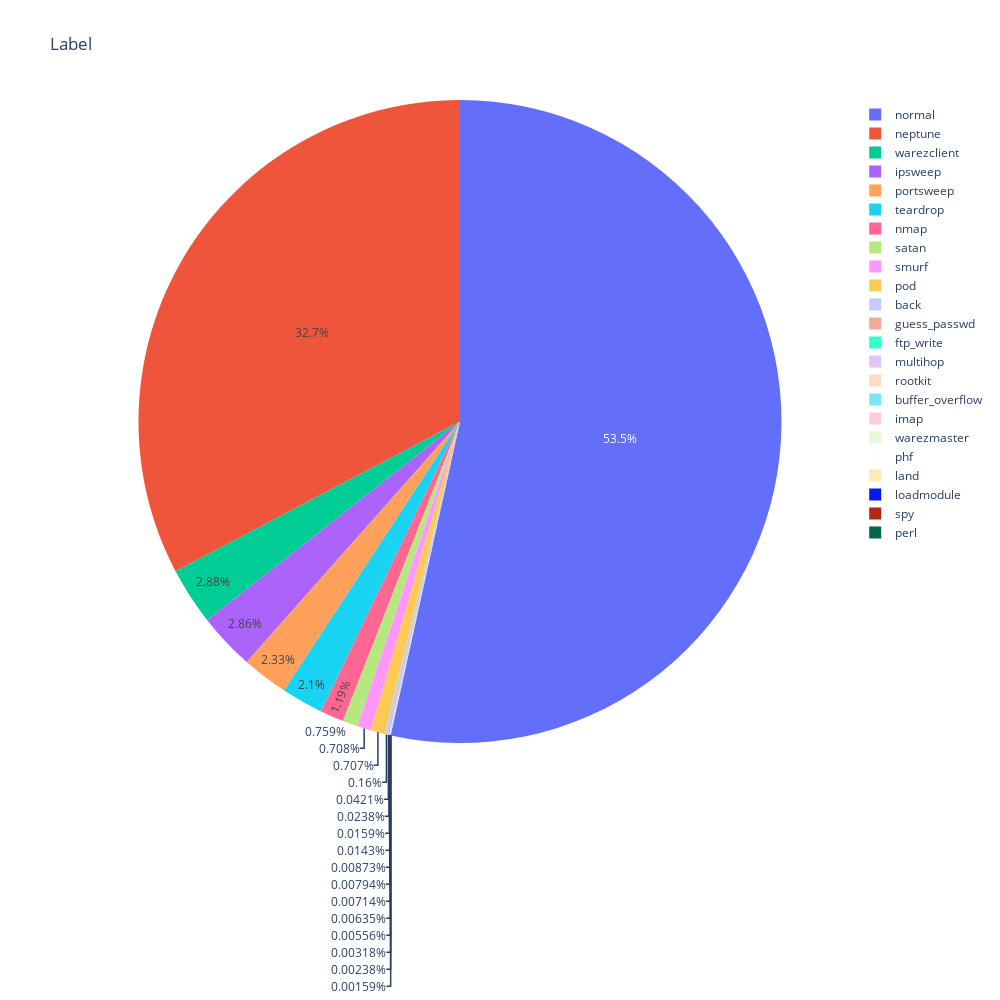

The code cell stored with this chart in its notebook:
### Markdown cell above
### Label

### Code cell
# Distribution of attack labels 
fig = px.pie(train_data, values=train_data['label'].value_counts(), names=train_data['label'].unique(), title='Label',width = 1000, height = 1000)
fig.show()

### Figure 1 — Plotly figure (JSON) as saved in the notebook; plotly's stock layout.template omitted (floating-point values rounded to 4 significant figures)
{"data": [{"domain": {"x": [0, 1], "y": [0, 1]}, "hovertemplate": "label=%{label}<br>value=%{value}<extra></extra>", "labels": ["normal", "neptune", "warezclient", "ipsweep", "portsweep", "teardrop", "nmap", "satan", "smurf", "pod", "back", "guess_passwd", "ftp_write", "multihop", "rootkit", "buffer_overflow", "imap", "warezmaster", "phf", "land", "loadmodule", "spy", "perl"], "legendgroup": "", "name": "", "showlegend": true, "type": "pie", "values": [67343, 41214, 3633, 3599, 2931, 2646, 1493, 956, 892, 890, 201, 53, 30, 20, 18, 11, 10, 9, 8, 7, 4, 3, 2]}], "layout": {"height": 1000, "legend": {"tracegroupgap": 0}, "title": {"text": "Label"}, "width": 1000}}
